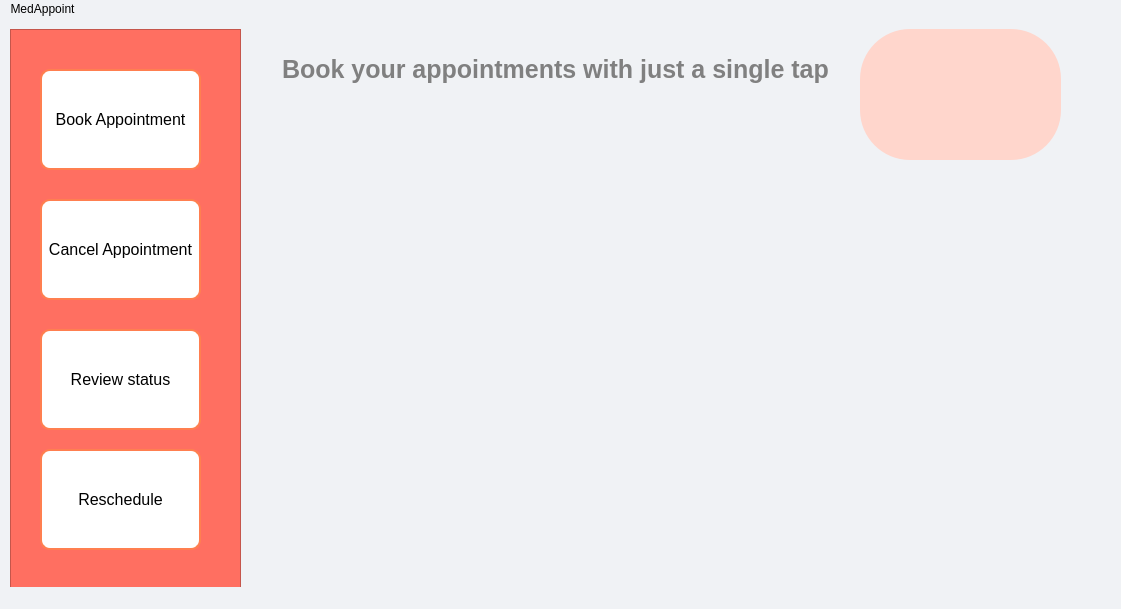
<?xml version="1.0" encoding="UTF-8"?>
<ui version="4.0">
 <class>nextpage</class>
 <widget class="QMainWindow" name="nextpage">
  <property name="geometry">
   <rect>
    <x>0</x>
    <y>0</y>
    <width>1121</width>
    <height>609</height>
   </rect>
  </property>
  <property name="windowTitle">
   <string>MainWindow</string>
  </property>
  <property name="styleSheet">
   <string notr="true">background-color: #f0f2f5; </string>
  </property>
  <widget class="QWidget" name="centralwidget">
   <widget class="QFrame" name="frame">
    <property name="geometry">
     <rect>
      <x>10</x>
      <y>10</y>
      <width>231</width>
      <height>561</height>
     </rect>
    </property>
    <property name="styleSheet">
     <string notr="true">QFrame{

color: #FFFFFF;background-color:#FF6F61
}</string>
    </property>
    <property name="frameShape">
     <enum>QFrame::Shape::StyledPanel</enum>
    </property>
    <property name="frameShadow">
     <enum>QFrame::Shadow::Raised</enum>
    </property>
    <widget class="QPushButton" name="pushButton_6">
     <property name="geometry">
      <rect>
       <x>30</x>
       <y>170</y>
       <width>161</width>
       <height>101</height>
      </rect>
     </property>
     <property name="styleSheet">
      <string notr="true">QPushButton{
background-color: #FFFFFF;
border: 2px solid #FF7F50;
border-radius: 10px;
color: black;
font-size: 16px;

}
QPushButton:hover {
background-color:#848884;
color: 		#FFFFF0;
}

QPushButton:pressed {
background-color: #A9A9A9;
color: #FFFFFF;
}</string>
     </property>
     <property name="text">
      <string>Cancel Appointment</string>
     </property>
    </widget>
    <widget class="QPushButton" name="pushButton_8">
     <property name="geometry">
      <rect>
       <x>30</x>
       <y>40</y>
       <width>161</width>
       <height>101</height>
      </rect>
     </property>
     <property name="styleSheet">
      <string notr="true">QPushButton{
background-color: #FFFFFF;
border: 2px solid #FF7F50;
border-radius: 10px;
color: black;
font-size: 16px;

}
QPushButton:hover {
background-color:#848884;
color: 		#FFFFF0;
}

QPushButton:pressed {
background-color: #A9A9A9;
color: #FFFFFF;
}</string>
     </property>
     <property name="text">
      <string>Book Appointment</string>
     </property>
    </widget>
    <widget class="QPushButton" name="pushButton_7">
     <property name="geometry">
      <rect>
       <x>30</x>
       <y>300</y>
       <width>161</width>
       <height>101</height>
      </rect>
     </property>
     <property name="styleSheet">
      <string notr="true">QPushButton{
background-color: #FFFFFF;
border: 2px solid #FF7F50;
border-radius: 10px;
color: black;
font-size: 16px;

}
QPushButton:hover {
background-color:#848884;
color: 		#FFFFF0;
}

QPushButton:pressed {
background-color: #A9A9A9;
color: #FFFFFF;
}</string>
     </property>
     <property name="text">
      <string>Review status</string>
     </property>
    </widget>
    <widget class="QPushButton" name="pushButton_9">
     <property name="geometry">
      <rect>
       <x>30</x>
       <y>420</y>
       <width>161</width>
       <height>101</height>
      </rect>
     </property>
     <property name="styleSheet">
      <string notr="true">QPushButton{
background-color: #FFFFFF;
border: 2px solid #FF7F50;
border-radius: 10px;
color: black;
font-size: 16px;

}
QPushButton:hover {
background-color:#848884;
color: 		#FFFFF0;
}

QPushButton:pressed {
background-color: #A9A9A9;
color: #FFFFFF;
}</string>
     </property>
     <property name="text">
      <string>Reschedule</string>
     </property>
    </widget>
   </widget>
   <widget class="QLabel" name="label_3">
    <property name="geometry">
     <rect>
      <x>260</x>
      <y>10</y>
      <width>591</width>
      <height>81</height>
     </rect>
    </property>
    <property name="styleSheet">
     <string notr="true">	QLabel{


    color: #808080;            /* White text */
    padding: 15px;
    border-radius: 10px;
    text-align: center;
    font-weight: bold;
    font-size: 25px;
    box-shadow: 2px 2px 10px rgba(0, 0, 0, 0.1); /* Subtle shadow */
}


</string>
    </property>
    <property name="text">
     <string>Book your appointments with just a single tap</string>
    </property>
   </widget>
   <widget class="QLabel" name="label_4">
    <property name="geometry">
     <rect>
      <x>260</x>
      <y>90</y>
      <width>511</width>
      <height>421</height>
     </rect>
    </property>
    <property name="styleSheet">
     <string notr="true"/>
    </property>
    <property name="text">
     <string/>
    </property>
    <property name="pixmap">
     <pixmap>../../nischal/qt/images/Untitled_design-removebg-preview.png</pixmap>
    </property>
   </widget>
   <widget class="QLabel" name="label">
    <property name="geometry">
     <rect>
      <x>860</x>
      <y>10</y>
      <width>201</width>
      <height>131</height>
     </rect>
    </property>
    <property name="styleSheet">
     <string notr="true">/* Subtle red glow */
background-color: #FFD6CC; /* Coral circle */
border-radius: 50%;
box-shadow: 0px 4px 6px rgba(255, 214, 204, 0.5); </string>
    </property>
    <property name="text">
     <string/>
    </property>
    <property name="pixmap">
     <pixmap>../../nischal/qt/images/med_APPOINT__1___1_-removebg-preview.png</pixmap>
    </property>
   </widget>
  </widget>
  <widget class="QMenuBar" name="menubar">
   <property name="geometry">
    <rect>
     <x>0</x>
     <y>0</y>
     <width>1121</width>
     <height>25</height>
    </rect>
   </property>
   <widget class="QMenu" name="menuMedAppoint">
    <property name="title">
     <string>MedAppoint</string>
    </property>
   </widget>
   <addaction name="menuMedAppoint"/>
  </widget>
  <widget class="QStatusBar" name="statusbar"/>
 </widget>
 <resources/>
 <connections/>
</ui>
